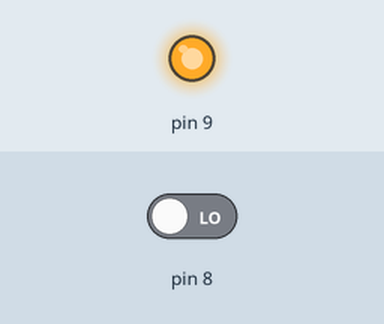
A sketch run on a simulated Arduino Uno, built with avr-gcc and run on an emulated ATmega328P. Shown: output pins drawn as LEDs (lit = HIGH). The test bench sets the inputs (shaded band); at power-on: pin 8 LOW. What the sketch prints to the serial monitor is not drawn.

Above: at 0.1 s.
Timing chart, 0 to 1.6 s (numbered marks = the images above):
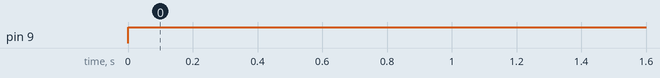

The sketch:

ultrasonico.ino
```cpp
long distancia;
long tiempo;
void setup(){
  Serial.begin(9600);
  pinMode(9, OUTPUT); /*activación del pin 9 como salida: para el pulso ultrasónico*/
  pinMode(8, INPUT); /*activación del pin 8 como entrada: tiempo del rebote del ultrasonido*/
}

void loop(){
  digitalWrite(9,LOW); /* Por cuestión de estabilización del sensor*/
  delayMicroseconds(5);
  digitalWrite(9, HIGH); /* envío del pulso ultrasónico*/
  delayMicroseconds(10);
  tiempo=pulseIn(8, HIGH); /* Función para medir la longitud del pulso entrante. Mide el tiempo que transcurrido entre el envío
  del pulso ultrasónico y cuando el sensor recibe el rebote, es decir: desde que el pin 12 empieza a recibir el rebote, HIGH, hasta que
  deja de hacerlo, LOW, la longitud del pulso entrante*/
  distancia= float(0.017*tiempo); /*fórmula para calcular la distancia obteniendo un valor entero*/
  /*Monitorización en centímetros por el monitor serial*/
  //distancia = distancia * 10;
  Serial.println("Distancia ");
  Serial.println(distancia);
  Serial.println(" cm");
  delay(1000);
}
```

Measured:
- by itself, pin 9: LOW → HIGH at 0.00 s
